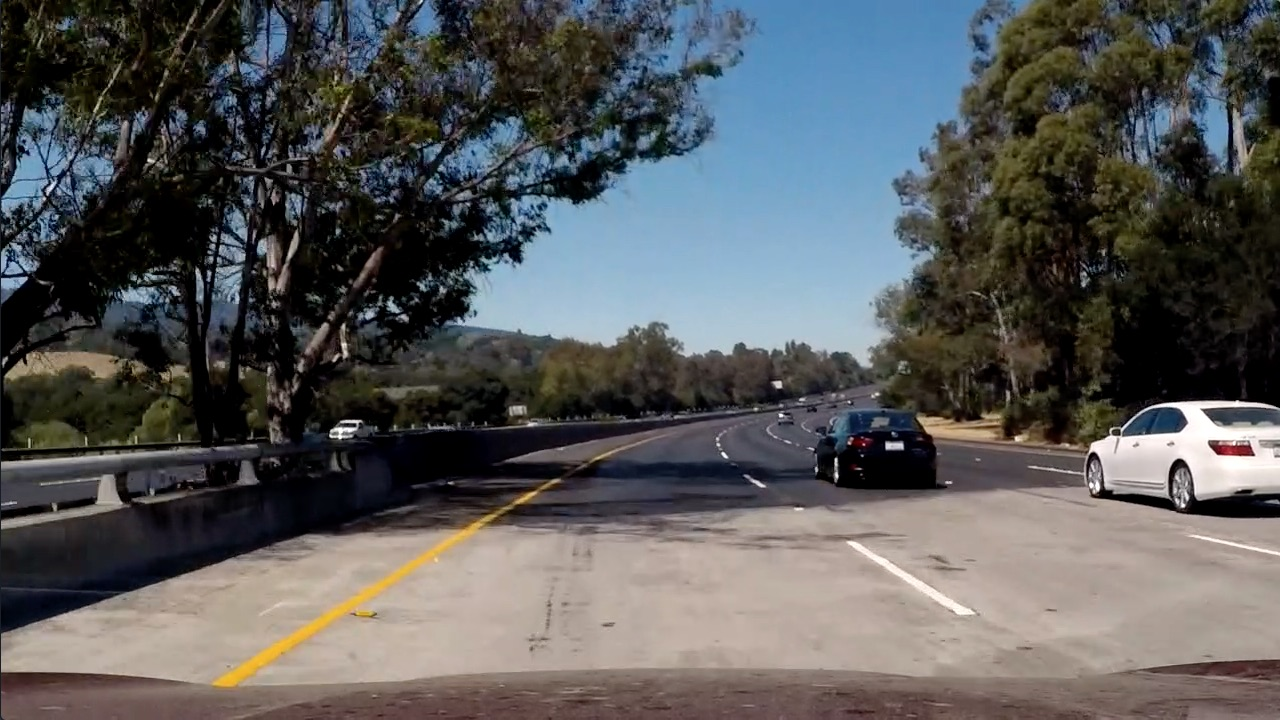
#> input picture test_images/test5.jpg, 1280 x 720 px
$ jupyter execute --allow-errors vehicle_detection.ipynb   (shell and % lines are left out)   (older library calls are emulated)
#> lines starting #> are read from the running program, lines starting #| are printed output that depends on the picture
# Self-Driving Car Engineer Nanodegree

## Project: **Vehicle Detection**

In this project, your goal is to write a software pipeline to identify vehicles in a video from a front-facing camera on a car.

## Import Packages

[cell 1]
import os, time, glob
import cv2
import pickle
import numpy as np
import matplotlib.pyplot as plt
import matplotlib.image as mpimg
from mpl_toolkits.mplot3d import Axes3D
from skimage.feature import hog
from sklearn.preprocessing import StandardScaler
from sklearn.model_selection import train_test_split
from sklearn.svm import LinearSVC, SVC
from sklearn.grid_search import GridSearchCV
from scipy.ndimage.measurements import label

from moviepy.editor import VideoFileClip
from IPython.display import HTML

print('.')

## Input data

#### Load data

[cell 2]
# read in our vehicles and non-vehicles
cars_gti = glob.glob('dataset/vehicles/GTI/**/*.png', recursive=True)
cars_kitti = glob.glob('dataset/vehicles/KITTI/**/*.png', recursive=True)
notcars = glob.glob('dataset/non-vehicles/**/*.png', recursive=True)

# sort and filter time-series data to remove nearly identical images
cars_gti = sorted(cars_gti)[::8]
cars = cars_gti + cars_kitti

# shuffle data
np.random.shuffle(cars)
np.random.shuffle(notcars)

# define a labels
y = np.hstack((np.ones(len(cars)), np.zeros(len(notcars))))

print(str(len(cars)) + ' cars')
print(str(len(notcars)) + ' notcars')

#### Visualize data in different color spaces

[cell 3]
image = None
im_rgb = None
im_grayhist = None
#> (the rest of this cell did not finish here and is left out)

## Features

#### Feature set: spatial binning, color histogram and histogram of oriented gradiens (HOG)

[cell 4]
# define a function to compute color histogram features
# [67 lines left out: functions color_hist, bin_spatial, get_hog_features, extract_feature, not called in this run]

# general feature extraction from multiple image names
def extract_features(imgs, params):
    # create a list to append feature vectors to
    features = []
    # iterate through the list of images
    for file in imgs:
        file_features = []
        # read in each one by one
        image = cv2.imread(file)
        image = cv2.cvtColor(image, cv2.COLOR_BGR2RGB)
        feature = extract_feature(image, params)
        features.append(feature)
    # return list of feature vectors
    return features

print('.')

#### Feature visualization

#> (a cell that did not finish here is left out)

#### Testing feature descriptor strength with linear SVC

[cell 6]
# split up data into randomized training and test sets once before testing features
X = cars + notcars
y = np.hstack((np.ones(len(cars)), np.zeros(len(notcars))))
#> (the rest of this cell did not finish here and is left out)

#> (a cell that did not finish here is left out)

[cell 8]
# reload dataset to get consistent feature evaluation results
feat_testing_dataset = pickle.load(open('feat_testing_dataset.p', 'rb'))
#> (reads feat_testing_dataset.p from the repository)
X_train = feat_testing_dataset['X_train']
X_test = feat_testing_dataset['X_test']
y_train= feat_testing_dataset['y_train']
y_test = feat_testing_dataset['y_test']
print('Dataset size (training / test): ', len(X_train), '/', len(X_test))

[cell 9]
# extracts features, scales them, then trains a linear SVC and returns its accuracy on test data
def train_svc(params, X_train, y_train, X_test, y_test, svm_C=1):
    # calc features, check its calculation time
    t = time.time()
    X_train = extract_features(X_train, params)
    X_test = extract_features(X_test, params)
    print('Feature vector length:', len(X_train[0]))
    # scale features (per-column scaler)
    X_scaler = StandardScaler().fit(np.vstack((X_train, X_test)).astype(np.float64))
    X_train = X_scaler.transform(X_train)
    X_test = X_scaler.transform(X_test)
    t2 = time.time()
    print('Feature calculation time for test set (seconds):', round(t2-t, 5))
    # use a linear SVC
    svc = LinearSVC(C=svm_C)
    # check the training time for the SVC
    t = time.time()
    svc.fit(X_train, y_train)
    t2 = time.time()
    print('Training time:', round(t2-t, 2))
    # check accuracy on test data
    acc = round(svc.score(X_test, y_test), 4)
    print('Test Accuracy:', acc)
    # check the prediction time for test set
    t=time.time()
    svc.predict(X_test)
    t2 = time.time()
    print('Prediction time for test set (seconds):', round(t2-t, 5))
    return svc, X_scaler

# placeholder for parameters
class Parameters:
    def __init__(self):
        return

params = Parameters()
params.color_space = 'YUV'       # Can be RGB, HSV, YUV, GRAY, GRAY_HISTEQ
params.spatial_size = (12, 12)   # Spatial binning dimensions
params.hist_bins = 48            # Number of histogram bins
params.orient = 9                # HOG orientations
params.pix_per_cell = 8         # HOG pixels per cell
params.cell_per_block = 8        # HOG cells per block
params.hog_channel = 'ALL'       # Can be 0, 1, 2, or 'ALL'
params.spatial_feat = True       # Spatial features on or off
params.hist_feat = True          # Histogram features on or off
params.hog_feat = True           # HOG features on or off

#> (a cell that did not finish here is left out)

Results for only spatial binning

|Color Space |Spatial Size | Feature Vector Length | Test Accuracy|
|:--:|:--:|:-:|:--:|
|RGB|(32, 32)|3072|0.939|
|RGB|(16, 16)|768|0.9444|
|RGB|(12, 12)|432|0.9441|
|RGB|(10, 10)|300|0.934|
|RGB|(8, 8)|192|0.929|
|HSV|(12, 12)|432|0.919|
|YUV|(12, 12)|432|0.947|*
|YUV|(16, 16)|768|0.942|
|GRAY|(20, 20)|400|0.893|
|GRAY_HISTEQ|(20, 20)|400|0.878|

Results for only color histograms

|Color Space |Histogram bins | Feature Vector Length | Test Accuracy|
|:--:|:--:|:-:|:--:|
|RGB|48|144|0.961|
|RGB|32|96|0.959|
|RGB|24|72|0.956|
|RGB|16|48|0.939|
|RGB|12|36|0.917|
|HSV|24|72|0.968|
|YUV|24|72|0.969|
|YUV|32|96|0.971|
|YUV|40|120|0.971|
|YUV|48|144|0.972|*
|YUV|52|144|0.972|
|YUV|64|192|0.970|

Results for only HOG features

|Color Space | Channel | Orientations | Pixels per cell | Cells per block | Feature VLength | Test Accuracy|
| :--:| :-:| :--: | :--:| :-:| :--: | :--:|
|RGB|ALL|9|8|2|5292|0.946|
|HSV|ALL|9|8|2|5292|0.955|
|YUV|ALL|9|8|2|5292|0.973|
|GRAY|-|9|8|2|1764|0.938|
|GRAY_HISTEQ|-|9|8|2|1764|0.946|
|YUV|ALL|9|10|2|2700|0.973|
|YUV|0|9|10|2|900|0.943|
|YUV|1|9|10|2|900|0.958|
|YUV|2|9|10|2|900|0.948|
|YUV|UV|9|10|2|1800|0.966|
|YUV|ALL|9|8|1|1728|0.966|
|YUV|ALL|9|8|4|10800|0.966|
|YUV|ALL|9|8|6|8748|0.968|
|YUV|ALL|9|8|8|1728|0.978|*

Changing HOG pixels per cell from 8 to 10 decreases feature calculation times by 32%. Increasing it further produces much worse result, 10 seems acceptable, but the edges are missing in 64x64 images. Decreasing HOG orient to 8 does not look as good as 9. Combining spatial binning, color histrograms and HOG features I get accuracy around 0.99.

#### Feature scaling visualization

[cell 11]
params.spatial_feat = True       # Spatial features on or off
params.hist_feat = True          # Histogram features on or off
params.hog_feat = True           # HOG features on or off

# calculate features on reduced dataset
#> (the rest of this cell did not finish here and is left out)

## Helper Functions

[cell 12]
# draw custom rectangles on an image
def draw_boxes(img, bboxes, color=(0, 0, 255), thick=6, random_color=False):
    # make a copy of the image
    draw_img = np.copy(img)
    # draw each bounding box on your image copy using cv2.rectangle()
    for bbox in bboxes:
        if random_color:
            color = (np.random.randint(0, 255), np.random.randint(0, 255), np.random.randint(0, 255))
        cv2.rectangle(draw_img, bbox[0], bbox[1], color, thick)
    # return the image copy with boxes drawn
    return draw_img

# generate custom windows centered horizontally
def generate_windows(img, y_start=0.5, rows=1, cols=3, xy_window=(64, 64), xy_overlap=(0.5, 0.5)):
    (h, w) = img.shape[0:2]
    window_list = []
    col_cnt = 0
    # step for drawing next window with proper overlap
    stepx = np.int(xy_window[0] * (1-xy_overlap[0]))
    stepy = np.int(xy_window[1] * (1-xy_overlap[1]))
    # y coordinates of topmost centered window
    topy = h * y_start
    boty = h * y_start + xy_window[1]
    for r in range(rows):
        # y coordinates of centered window in a row
        topy = np.int(h * y_start + r * stepy)
        boty = topy + xy_window[1]
        # x coordinates of centered window in a row
        leftx = (w - xy_window[0])//2
        rightx = (w + xy_window[0])//2
        col_cnt = 0
        if boty < h and leftx > 0 and rightx < w and col_cnt < cols:
            # center window is the first in each line
            window_list.append(((leftx, topy), (rightx, boty)))
            col_cnt += 1
            leftx -= stepx
            rightx += stepx
            # then left and right windows follow as many as specified
            # using stepx for coordinate update
            while leftx > 0 and rightx < w and col_cnt < cols:
                window_list.append(((leftx, topy), (leftx+xy_window[0], boty)))
                window_list.append(((rightx-xy_window[0], topy), (rightx, boty)))
                leftx -= stepx
                rightx += stepx
                col_cnt += 2
    # return the list of windows
    print('n_windows ' + str(len(window_list)))
    return window_list

# define a single function that can extract features based on windows and make predictions
# [97 lines left out: functions search_windows, find_cars, not called in this run]

# filter class for car detections
class Detector():
    def __init__(self, img_shape=(720,1280), nframe=10, pa=6, pb=4.0, pc=4.0, in_video=True):
        self.w = img_shape[1]
        self.h = img_shape[0]
        self.prev_heatmap = np.zeros((self.h, self.w), dtype=np.float)
        self.in_video = in_video
        self.recent_windows = []
        self.nframe = nframe
        self.pa = pa  # parameter for static threshold
        self.pb = pb  # parameter for dynamic threshold depending on number of accumulated hot windows
        self.pc = pc  # multiply parameter for recent heatmap reuse

    # [43 lines left out: functions update, draw_labeled_bboxes, not called in this run]

print('.')

## Window positions

#### Standard way

[cell 13]
(h,w) = (720, 1280)
y_start = int(h * 0.55)

fn = 'test_images/test5.jpg'
img = cv2.imread(fn)
#> img is the input picture: shape (720, 1280, 3); mean B, G, R 89.8, 89.3, 88.5
img = cv2.cvtColor(img, cv2.COLOR_BGR2RGB)

windows_s = generate_windows(img, y_start=0.57, rows=2, cols=19, xy_window=(48, 48), xy_overlap=(0.3, 0.5))
#| n_windows 38
#> windows_s = 38 items
windows_m = generate_windows(img, y_start=0.55, rows=2, cols=27, xy_window=(96, 96), xy_overlap=(0.53, 0.7))
#| n_windows 54
#> windows_m = 54 items
windows_l = generate_windows(img, y_start=0.55, rows=2, cols=23, xy_window=(128, 128), xy_overlap=(0.6, 0.7))
#| n_windows 46
#> windows_l = 46 items
windows_xl = generate_windows(img, y_start=0.55, rows=2, cols=7, xy_window=(256, 256), xy_overlap=(0.34, 0.73))
#| n_windows 7
#> windows_xl = [((512, 396), (768, 652)), ((344, 396), (600, 652)), ((680, 396), (936, 652)), ((176, 396), (432, 652)), ((848, 396), (1104, 652)), ((8, 396), (264, 652)), ((1016, 396), (1272, 652))]

windowsM = windows_s + windows_m + windows_l + windows_xl
#> windowsM = 145 items
windows_final = windowsM
#> windows_final = 145 items

img_s = draw_boxes(img, windows_s, thick=4, random_color=True)
#> the loop in draw_boxes, `for bbox in bboxes:` made 38 passes
#> (bbox, color) on passes 1 to 4: (((616, 410), (664, 458)), (47, 117, 192)), (((583, 410), (631, 458)), (67, 251, 195)), (((649, 410), (697, 458)), (103, 9, 211)), (((550, 410), (598, 458)), (21, 242, 36))
img_m = draw_boxes(img, windows_m, thick=4, random_color=True)
#> the loop in draw_boxes (call 2), `for bbox in bboxes:` made 54 passes
#> (bbox, color) on passes 1 to 4: (((592, 396), (688, 492)), (78, 143, 148)), (((547, 396), (643, 492)), (227, 186, 23)), (((637, 396), (733, 492)), (207, 141, 117)), (((502, 396), (598, 492)), (85, 48, 49))
img_l = draw_boxes(img, windows_l, thick=4, random_color=True)
#> call 3 of draw_boxes, with color = (0, 0, 255), thick = 4, random_color = True
#> the loop in draw_boxes (call 3), `for bbox in bboxes:` made 46 passes
#> (bbox, color) on passes 1 to 4: (((576, 396), (704, 524)), (24, 67, 210)), (((525, 396), (653, 524)), (239, 3, 234)), (((627, 396), (755, 524)), (204, 230, 35)), (((474, 396), (602, 524)), (214, 254, 189))
#> after the loop in draw_boxes (call 3), `for bbox in bboxes:`:
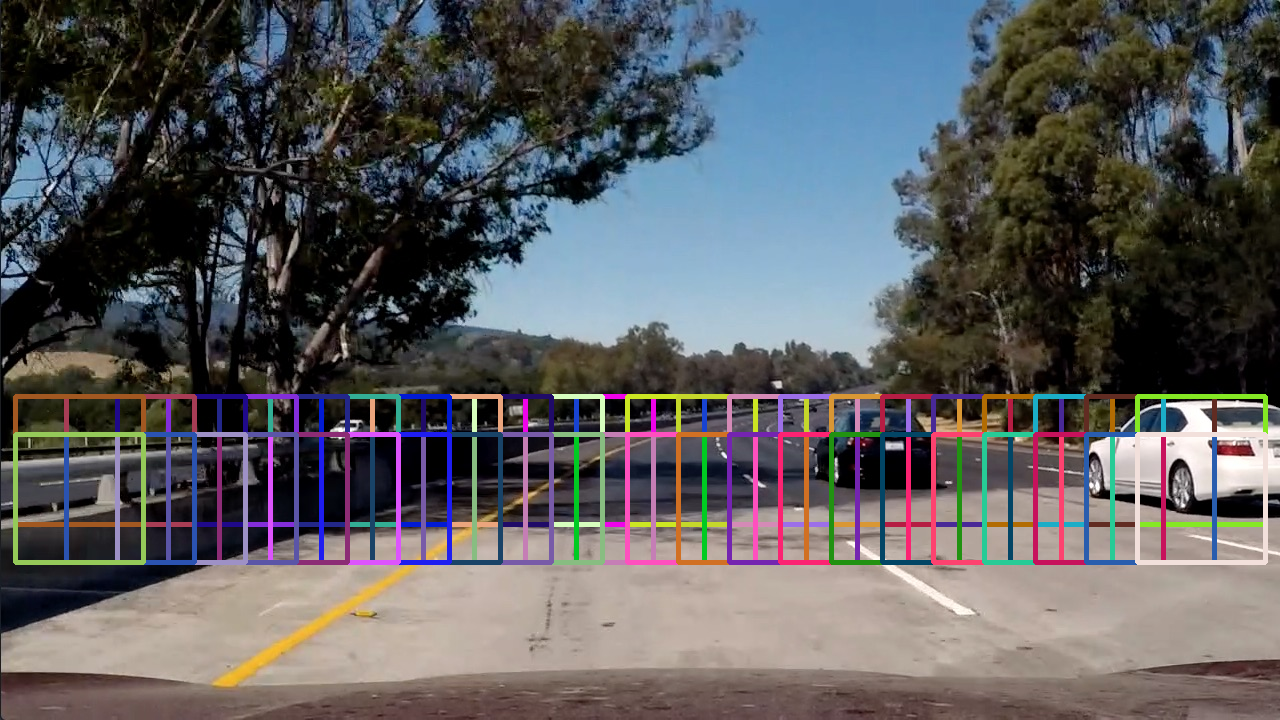
#> draw_img: shape (720, 1280, 3); mean R, G, B 91.3, 91.1, 93.3
img_xl = draw_boxes(img, windows_xl, thick=4, random_color=True)
#> call 4 of draw_boxes, with color = (0, 0, 255), thick = 4, random_color = True
#> the loop in draw_boxes (call 4), `for bbox in bboxes:` made 7 passes
#> (bbox, color) on passes 1 to 4: (((512, 396), (768, 652)), (73, 28, 235)), (((344, 396), (600, 652)), (209, 105, 186)), (((680, 396), (936, 652)), (128, 214, 63)), (((176, 396), (432, 652)), (16, 106, 164))
#> after the loop in draw_boxes (call 4), `for bbox in bboxes:`:
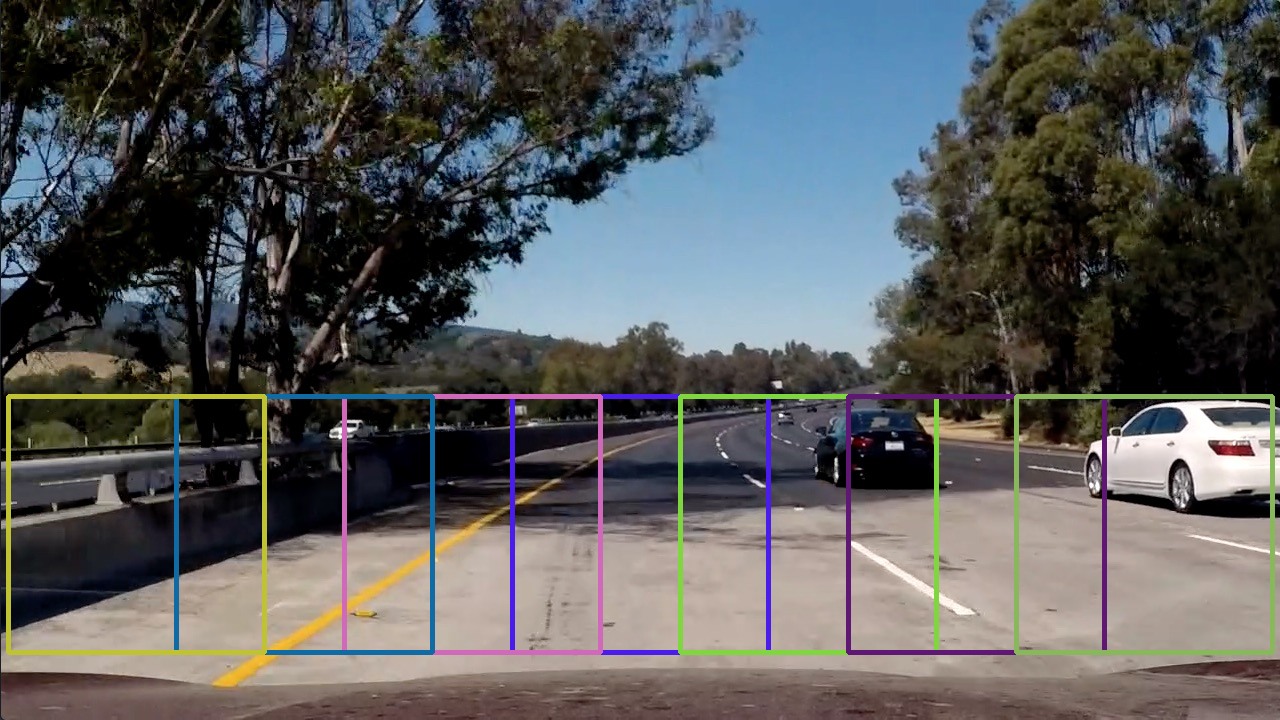
#> draw_img: shape (720, 1280, 3); mean R, G, B 88.8, 90.1, 90.6
imgM = draw_boxes(img, windowsM, thick=4, random_color=True)
#> the loop in draw_boxes (call 5), `for bbox in bboxes:` made 145 passes
#> (bbox, color) on passes 1 to 4: (((616, 410), (664, 458)), (93, 123, 238)), (((583, 410), (631, 458)), (87, 160, 147)), (((649, 410), (697, 458)), (72, 199, 87)), (((550, 410), (598, 458)), (13, 58, 81))
#> after the loop in draw_boxes (call 5), `for bbox in bboxes:`:
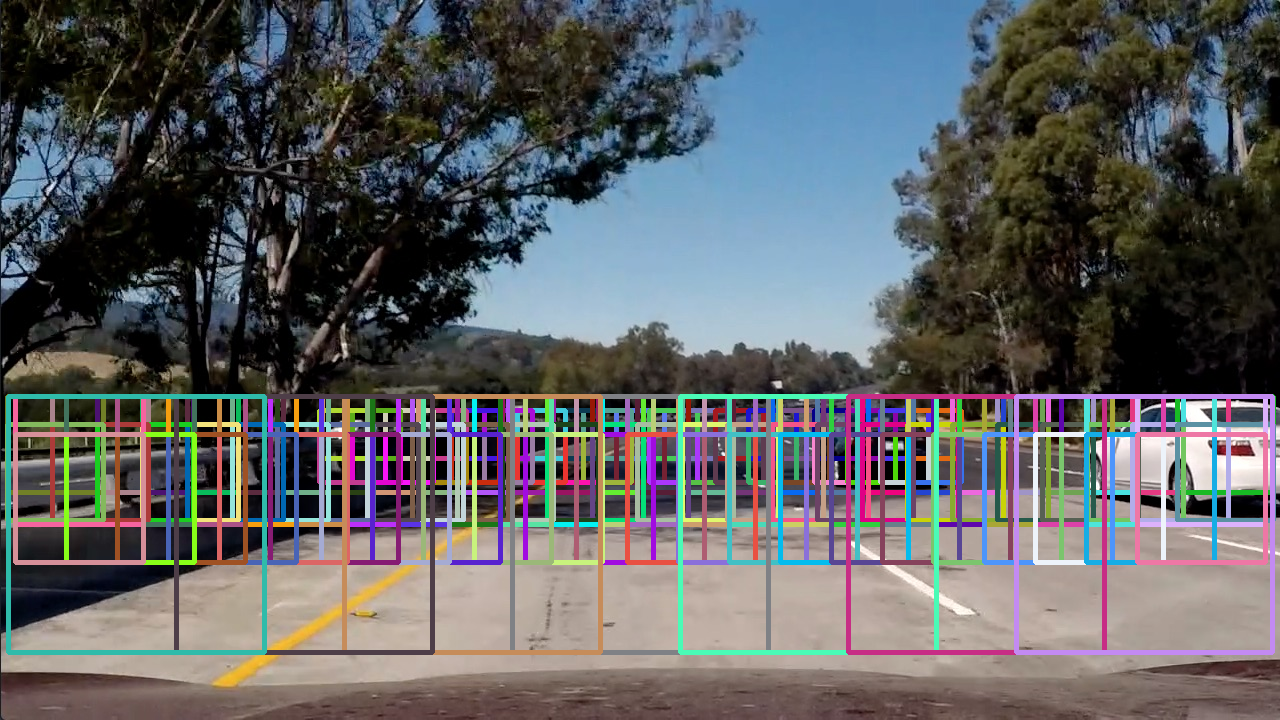
#> draw_img: shape (720, 1280, 3); mean R, G, B 95.1, 96.3, 98.4

#> (the rest of this cell did not finish here and is left out)

#### HOG subsampling

#> (a cell that did not finish here is left out)

Standard feature extraction and HOG subsampling was tested on video as well. Standard way gives 2.8 it/s, while HOG subsampling gives 2.2 it/s for this window setup. Quite surprising. So I will use the standard way.

## SVC Classifier

[cell 15]
params = Parameters()
params.color_space = 'YUV'       # Can be RGB, HSV, YUV, GRAY, GRAY_HISTEQ
params.spatial_size = (12, 12)   # Spatial binning dimensions
params.hist_bins = 48            # Number of histogram bins
params.orient = 9                # HOG orientations
params.pix_per_cell = 8         # HOG pixels per cell
params.cell_per_block = 8        # HOG cells per block
params.hog_channel = 'ALL'       # Can be 0, 1, 2, or 'ALL'
params.spatial_feat = True       # Spatial features on or off
params.hist_feat = True          # Histogram features on or off
params.hog_feat = True           # HOG features on or off
print('Dataset size (training / test): ', len(X_train), '/', len(X_test))

#> (a cell that did not finish here is left out)

#> (reads classifier_data.p from the repository)

[cell 17]
# [12 lines of commented-out code are left out]

## Analyze an image

#> (a cell that did not finish here is left out)

# Test on Videos

Let's see!

[cell 19]
# [13 lines left out: function process_image, not called in this run]

Let's try with the short test video first ...

[cell 20]
detector = Detector(nframe=20, pa=12, pb=3.75, pc=0.3)
test_output = 'test_video_output.mp4'
#clip1 = VideoFileClip("test_video.mp4").subclip(0,0.25)
#> (the rest of this cell did not finish here and is left out)

[cell 21]
detector = Detector(nframe=20, pa=12, pb=3.75, pc=0.3)
